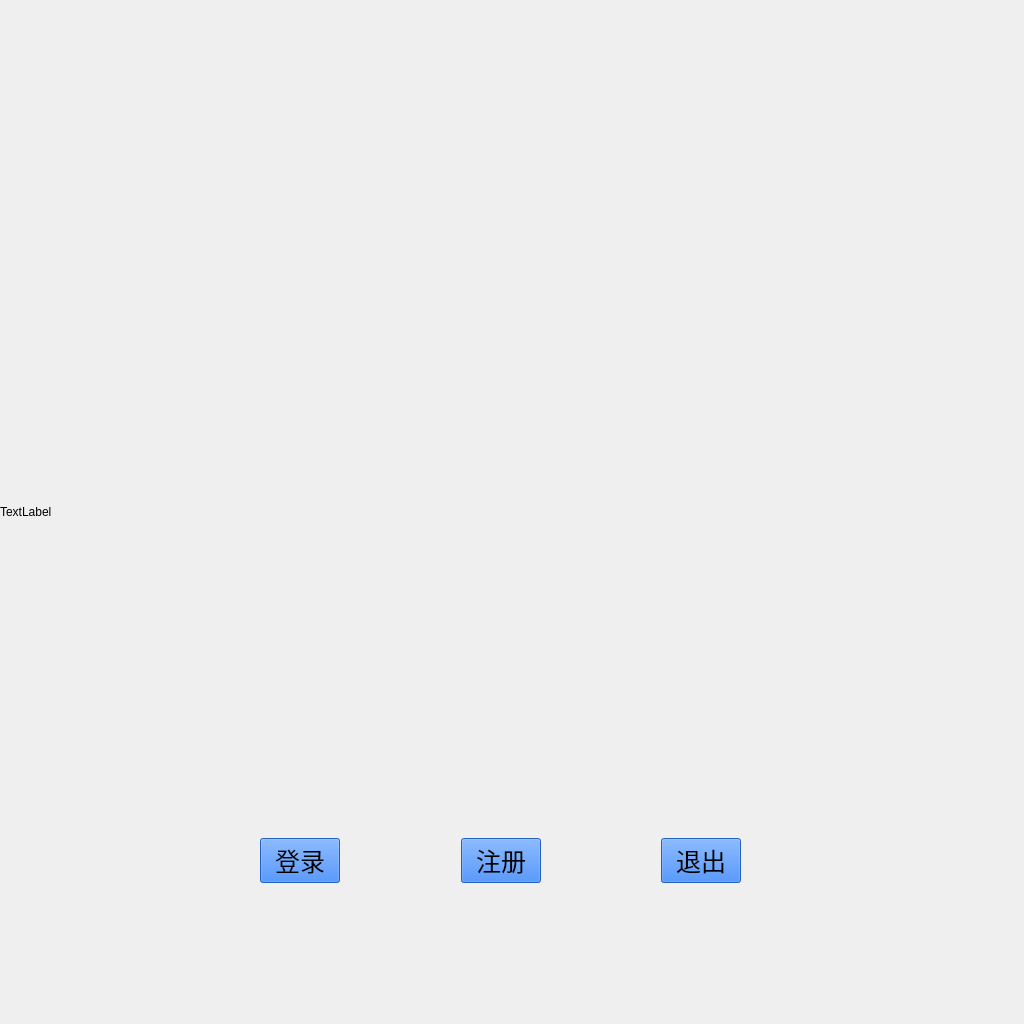
<?xml version="1.0" encoding="UTF-8"?>
<ui version="4.0">
 <class>Start</class>
 <widget class="QWidget" name="Start">
  <property name="geometry">
   <rect>
    <x>0</x>
    <y>0</y>
    <width>1024</width>
    <height>1024</height>
   </rect>
  </property>
  <property name="windowTitle">
   <string>Form</string>
  </property>
  <property name="layoutDirection">
   <enum>Qt::LeftToRight</enum>
  </property>
  <widget class="QLabel" name="Label_Name">
   <property name="geometry">
    <rect>
     <x>0</x>
     <y>0</y>
     <width>1024</width>
     <height>1024</height>
    </rect>
   </property>
   <property name="text">
    <string>TextLabel</string>
   </property>
  </widget>
  <widget class="QWidget" name="">
   <property name="geometry">
    <rect>
     <x>260</x>
     <y>830</y>
     <width>481</width>
     <height>61</height>
    </rect>
   </property>
   <layout class="QGridLayout" name="gridLayout">
    <item row="0" column="4">
     <widget class="QPushButton" name="Btn_Exit">
      <property name="font">
       <font>
        <family>华文行楷</family>
        <pointsize>19</pointsize>
       </font>
      </property>
      <property name="styleSheet">
       <string notr="true">QPushButton {
    background-color: rgba(0,100, 255, 80%); /* 红色背景，80% 透明 */
    color: Black; /* 文字颜色 */
}</string>
      </property>
      <property name="text">
       <string>退出</string>
      </property>
     </widget>
    </item>
    <item row="0" column="3">
     <spacer name="horizontalSpacer_2">
      <property name="orientation">
       <enum>Qt::Horizontal</enum>
      </property>
      <property name="sizeHint" stdset="0">
       <size>
        <width>40</width>
        <height>20</height>
       </size>
      </property>
     </spacer>
    </item>
    <item row="0" column="2">
     <widget class="QPushButton" name="Btn_Register">
      <property name="font">
       <font>
        <family>华文行楷</family>
        <pointsize>19</pointsize>
       </font>
      </property>
      <property name="styleSheet">
       <string notr="true">QPushButton {
    background-color: rgba(0,100, 255, 80%); /* 红色背景，80% 透明 */
    color: Black; /* 文字颜色 */
}</string>
      </property>
      <property name="text">
       <string>注册</string>
      </property>
     </widget>
    </item>
    <item row="0" column="0">
     <widget class="QPushButton" name="Btn_login">
      <property name="font">
       <font>
        <family>华文行楷</family>
        <pointsize>19</pointsize>
       </font>
      </property>
      <property name="styleSheet">
       <string notr="true">QPushButton {
    background-color: rgba(0,100, 255, 80%); /* 红色背景，80% 透明 */
    color: Black; /* 文字颜色 */
}</string>
      </property>
      <property name="text">
       <string>登录</string>
      </property>
     </widget>
    </item>
    <item row="0" column="1">
     <spacer name="horizontalSpacer">
      <property name="orientation">
       <enum>Qt::Horizontal</enum>
      </property>
      <property name="sizeHint" stdset="0">
       <size>
        <width>40</width>
        <height>20</height>
       </size>
      </property>
     </spacer>
    </item>
   </layout>
  </widget>
 </widget>
 <resources/>
 <connections/>
</ui>
